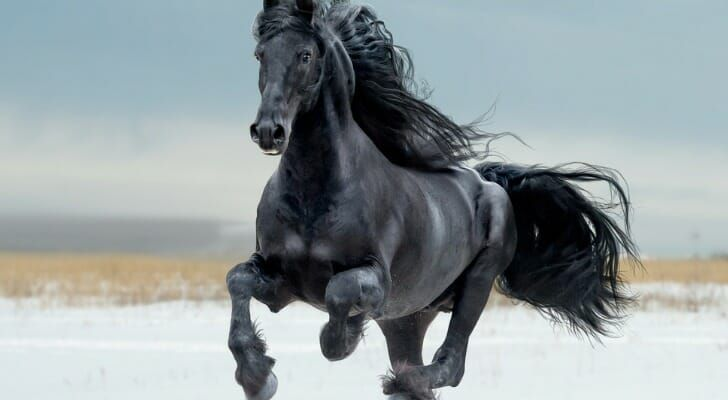
#> input picture images/horse.jpeg, 728 x 400 px, found by its file name
$ python photo_sketch_openCV.py
#> lines starting #> are read from the running program, lines starting #| are printed output that depends on the picture
import cv2
import numpy as np


image = cv2.imread("/home/lina/Desktop/horse.jpeg")
#> image is the input picture: shape (400, 728, 3); mean B, G, R 158.5, 156.4, 146.5

# step 1: convert to grayscale
gray_image = cv2.cvtColor(image, cv2.COLOR_BGR2GRAY)
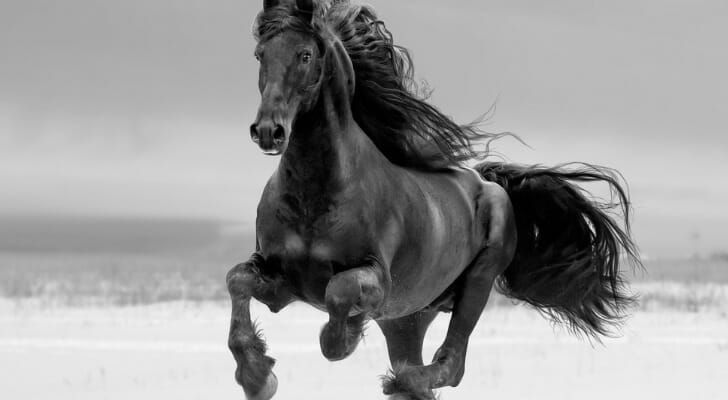
#> gray_image: shape (400, 728); min 0, max 254, mean 153.7

cv2.imshow('gray_image',gray_image )
cv2.waitKey(0)

# step 2: blur the image

blurred_image = cv2.GaussianBlur( gray_image , (3,3), 10 )

cv2.imshow('blurred_image',blurred_image )
cv2.waitKey(0)


# step 3: divide the gray image by the blurred image

sketched_image = np.divide(gray_image , blurred_image)
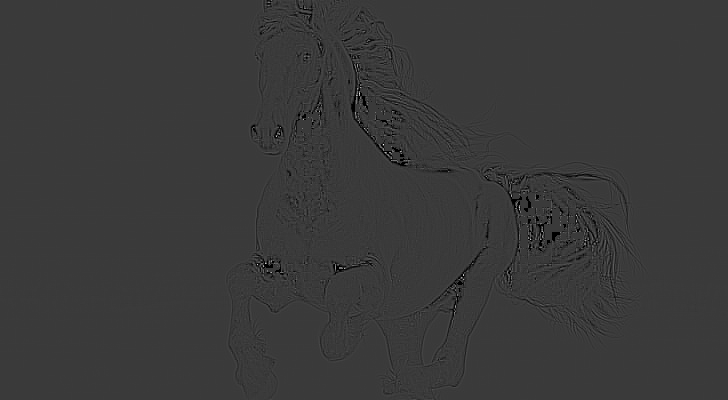
#> sketched_image: shape (400, 728) float64; 0.09% of the values are NaN or infinite; the others: min 0, max 4.33, mean 0.993; drawn with min black, max white, NaN and infinite black

cv2.imshow('sketched_image',sketched_image )
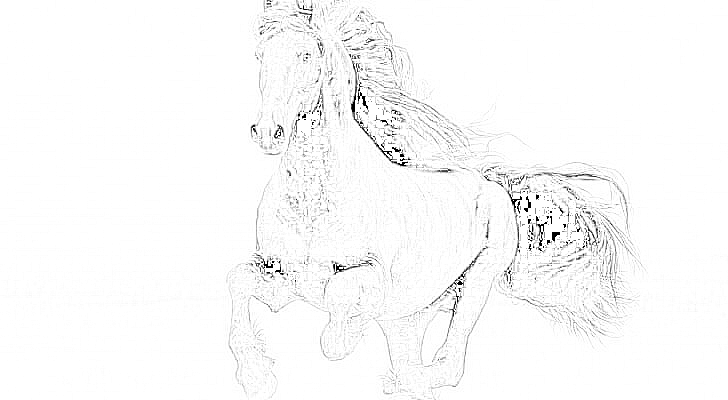
#> window 'sketched_image': shape (400, 728); min 0, max 255, mean 249.7
cv2.waitKey(0)
